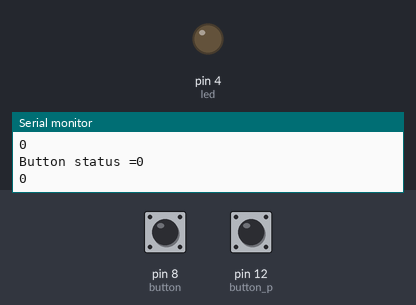
Bench run of a sketch on a simulated Arduino Uno, built with avr-gcc and run on an emulated ATmega328P. Shown: output pins drawn as LEDs (lit = HIGH), the last lines printed to the serial monitor. The test bench sets the inputs (shaded band); at power-on: pin 8 (button) LOW, pin 12 (button_p) LOW.

Above: at 1.2 s.
1.3 s: pin 8 (button) pulled HIGH for 0.15 s
At 1.4 s:
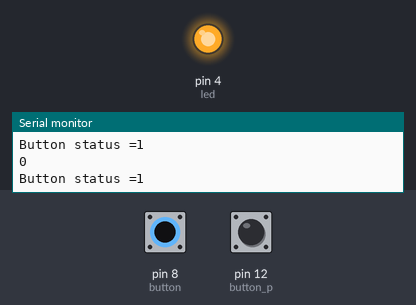
2.9 s: pin 8 (button) pulled HIGH for 3.2 s
At 7.4 s:
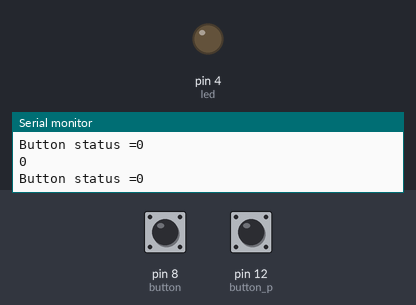
Timing chart, 0 to 8.9 s (numbered marks = the images above; inputs shaded):
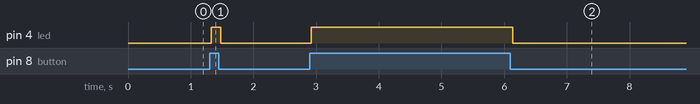

The sketch:

PUSH-BUTTON-2LED.ino
```cpp
#define led 4
#define button 8
#define led_t 2
#define button_p 12


void setup() {
  Serial.begin(9600);
  pinMode(led,OUTPUT);
  pinMode(button, INPUT);
}
void loop() {
   bool x = digitalRead(button);
   // this is for 1st button
   bool y = digitalRead(button_p);
   //this is for 2nd button
   Serial.print("Button status =");
   Serial.println(x);
   Serial.println(y);
   if (x == 1){
    digitalWrite(led, HIGH);
    //Serial.print("LED"is turn ON);
   }
    else{
      digitalWrite(led, LOW);
      //Serual.print("LED"is turn OFF);
    }
 if (y == 1){
   digitalWrite(led_t, HIGH);
 }
  else
  {
    digitalWrite(led_t, LOW);
  }
  }
```

Measured:
- after the input at 1.3 s, pin 4 (led): LOW → HIGH at once, → LOW 0.15 s later
- after the input at 2.9 s, pin 4 (led): LOW → HIGH at once, → LOW 3.2 s later
